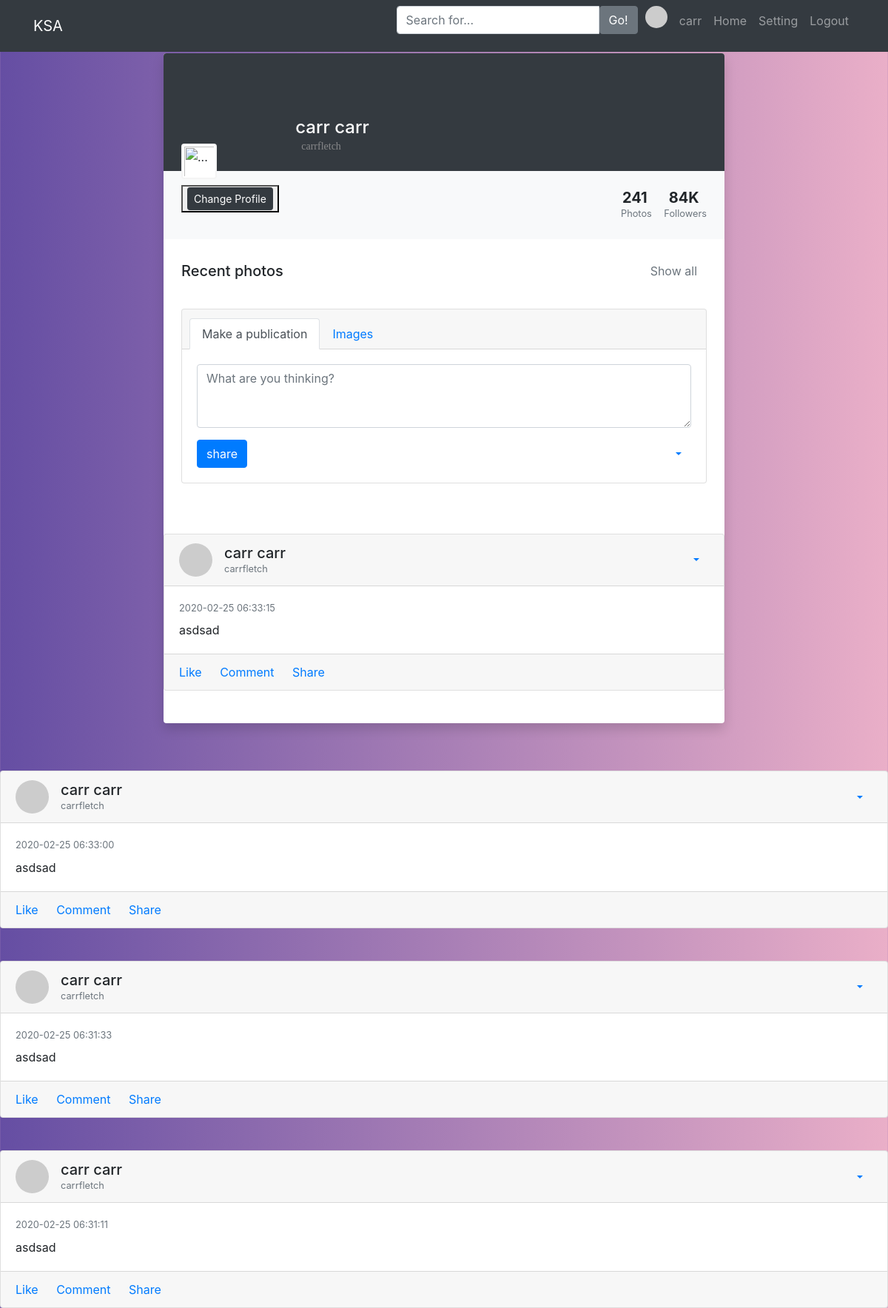
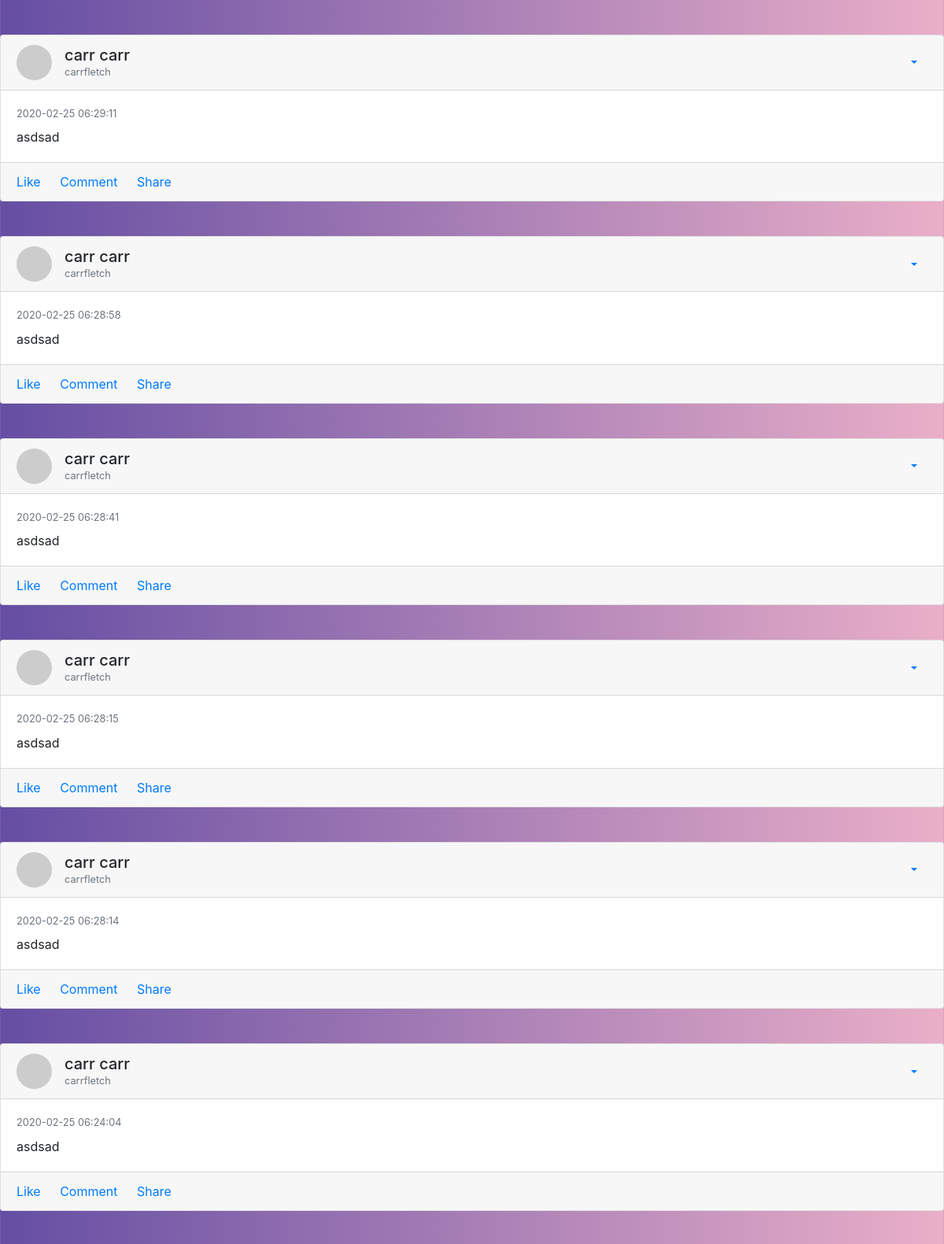
The app's page /userdashboard/profile.php (signed in, upper part) with its own data (2 pictures, top to bottom).
### tables this page shows
CREATE TABLE `users` (
  `id` int(11) NOT NULL,
  `firstname` varchar(255) NOT NULL,
  `lastname` varchar(255) NOT NULL,
  `email` varchar(255) NOT NULL,
  `username` varchar(255) NOT NULL,
  `password` varchar(255) NOT NULL
);

CREATE TABLE `posts` (
  `post_id` int(11) NOT NULL,
  `id` int(11) NOT NULL,
  `post_description` varchar(255) NOT NULL,
  `created` timestamp NOT NULL DEFAULT current_timestamp() ON UPDATE current_timestamp()
);

### userdashboard/profilesession.php (called while the page is built, shortened)
<?php
if (isset($_SESSION["id"])) {
    include "../dbconnection/connection.php";
    $id = $_SESSION["id"];
    $get_record = mysqli_query($conn , "SELECT * FROM users Where id='$id' ");
    $row = mysqli_fetch_assoc($get_record);
    $dbfirstname = $row['firstname'];
    $dblastname = $row['lastname'];
}else {
     header("Location:../index.php");
}

### userdashboard/profile.php (the view, shortened to what this page needs)
<?php
$post = $postErr = "";
?>
<!DOCTYPE html>
<html>
<head>
</head>
<?php
 include "../header/header.php";
 include "../navbar/navbar.php";
 ?>
<body class="profilebody">
    <div class="row py-5 px-4">
        <div class="col-xl-8 col-md-6 col-sm-10 mx-auto">
                    <form method="post">
                        <div class="bg-white shadow rounded overflow-hidden">
            <div class="px-4 pt-0 pb-4 bg-dark">
                <div class="media align-items-end profile-header">
                    <div class="profile mr-3"><img src="https://d19m59y37dris4.cloudfront.net/university/1-1-1/img/teacher-4.jpg" alt="..." width="130" class="rounded mb-2 img-thumbnail">
                        <div>
                            <button> <a href="#" class="btn btn-dark btn-sm btn-block">Change Profile</a></button>
                        </div>
                    </form>
                    </div>
                    <div class="media-body mb-5 text-white">
                        <h4 class="mt-0 mb-0"><?php echo $dbfirstname . " " . $dblastname ?></h4>
                        <p class="small mb-4"> <i class="fa fa-map-marker mr-2"></i><?php echo $row['username'] ?></p>
                    </div>
                </div>
            <div class="bg-light p-4 d-flex justify-content-end text-center">
                <ul class="list-inline mb-0">
                    <li class="list-inline-item">
                        <h5 class="font-weight-bold mb-0 d-block">241</h5><small class="text-muted"> <i class="fa fa-picture-o mr-1"></i>Photos</small>
                    </li>
                    <li class="list-inline-item">
                        <h5 class="font-weight-bold mb-0 d-block">84K</h5><small class="text-muted"> <i class="fa fa-user-circle-o mr-1"></i>Followers</small>
                    </li>
                </ul>
            </div>
            <div class="py-4 px-4">
                <div class="d-flex align-items-center justify-content-between mb-3">
                    <h5 class="mb-0">Recent photos</h5><a href="#" class="btn btn-link text-muted">Show all</a>
                </div>
                <div class="row">
                    <div class="col-lg-6 pl-lg-1"><img src="https://res.cloudinary.com/mhmd/image/upload/v1556294928/tim-foster-734470-unsplash_xqde00.jpg" alt="" class="img-fluid rounded shadow-sm"></div>
                </div>
                <form method="post">
                <div class="card gedf-card">
                    <div class="card-header">
                        <ul class="nav nav-tabs card-header-tabs" id="myTab" role="tablist">
                            <li class="nav-item">
                                <a class="nav-link active" id="posts-tab" data-toggle="tab" href="#posts" role="tab" aria-controls="posts" aria-selected="true">Make
                                    a publication</a>
                            </li>
                            <li class="nav-item">
                                <a class="nav-link" id="images-tab" data-toggle="tab" role="tab" aria-controls="images" aria-selected="false" href="#images">Images</a>
                            </li>
                        </ul>
                    </div>
                    <div class="card-body">
                        <div class="tab-content" id="myTabContent">
                            <div class="tab-pane fade show active" id="posts" role="tabpanel" aria-labelledby="posts-tab">
                                <div class="form-group">
                                    <label class="sr-only" for="message">post</label><textarea
                                    name="post" class="form-control" id="message" rows="3" placeholder="What are you thinking?"></textarea>
                                </div><span class="error"><?php echo $postErr; ?> </span>
                            </div>
                        </div>
                        <div class="btn-toolbar justify-content-between">
                            <div class="btn-group">
                                <button type="submit" name="btnshare" class="btn btn-primary">share</button>
                            </div>
                            <div class="btn-group">
                                <button id="btnGroupDrop1" type="button" class="btn btn-link dropdown-toggle" data-toggle="dropdown" aria-haspopup="true"
                                    aria-expanded="false">
                                </button>
                            </div>
                        </div>
                    </div>
                </div>
              </form>
                <?php
                include "../dbconnection/connection.php";
                $view_posts =mysqli_query($conn, "SELECT * FROM `posts` INNER JOIN users ON posts.id = users.id ORDER BY post_id DESC ");
                while ($row = mysqli_fetch_assoc($view_posts)) {
                  ?>
            </div>
                <div class="card gedf-card">
                    <div class="card-header">
                        <div class="d-flex justify-content-between align-items-center">
                            <div class="d-flex justify-content-between align-items-center">
                                <div class="mr-2">
                                    <img class="rounded-circle" width="45" src="https://picsum.photos/50/50" alt="">
                                </div>
                                <div class="ml-2">
                                    <div class="h5 m-0"><?php echo $row['firstname']. " " . $row['lastname'] ?></div>
                                    <div class="h7 text-muted"><?php echo $row['username'] ?></div>
                                </div>
                            </div>
                            <div>
                                <div class="dropdown">
                                    <button class="btn btn-link dropdown-toggle" type="button" id="gedf-drop1" data-toggle="dropdown" aria-haspopup="true" aria-expanded="false">
                                    </button>
                                </div>
                            </div>
                        </div>
                    </div>
                    <div class="card-body">
                        <div class="text-muted h7 mb-2"> <i class="fa fa-clock-o"></i><?php echo $row['created'];; ?></div>
                        <p class="card-text">
                            <?php echo $row['post_description'];?>
                        </p>
                    </div>
                    <div class="card-footer">
                        <a href="#" class="card-link"><i class="fa fa-gittip"></i> Like</a>
                        <a href="#" class="card-link"><i class="fa fa-comment"></i> Comment</a>
                        <a href="#" class="card-link"><i class="fa fa-mail-forward"></i> Share</a>
                    </div>
                </div>
                <?php
                    }
                ?>
</body>
</html>

### header/header.php (shortened to what this page needs)
<link rel="stylesheet" type="text/css" href="../css/style.css">
<link rel="stylesheet" href="https://stackpath.bootstrapcdn.com/bootstrap/4.3.1/css/bootstrap.min.css">

### navbar/navbar.php (shortened to what this page needs)
  <?php
  include "../userdashboard/profilesession.php";
  ?>
  <nav class="navbar navbar-expand-lg navbar-dark bg-dark fixed-top" id="mainNav">
  <div class="container">
    <a class="navbar-brand js-scroll-trigger"  href="#page-top">KSA</a>
    <div class="collapse navbar-collapse" id="navbarResponsive">
      <ul class="navbar-nav ml-auto">
        <li class="nav-item">
          <form method="GET" action="" class="input-group" style="padding-right: 10px">
            <input type="text" name="Search" class="form-control" placeholder="Search for..." >
            <span class="input-group-btn">
              <button type="submit" name="searchBtn" class="btn btn-secondary" type="button">Go!</button>
            </span>
          </form>
        </li>
        <div class="mr-2">
                                  <img class="rounded-circle" width="30" src="https://picsum.photos/50/50" alt="">
                              </div>
        <li class="nav-item">
          <a class="nav-link js-scroll-trigger" href="profile.php"><?php echo $dbfirstname ?></a>
        </li>
        <li>
        <a class="nav-link js-scroll-trigger"  href="home.php">Home</a>
        </li>
        <li>
        <a class="nav-link js-scroll-trigger"  href="loginsystem/login.php">Setting</a>
        </li>
        <a class="nav-link js-scroll-trigger"  href="logout.php">Logout</a>
      </ul>
    </div>
  </div>
</nav>

### css/style.css (style rules this page uses)
.profile-header { transform: translateY(5rem); }
.profilebody { background: #654ea3; background: -webkit-linear-gradient(to right, #654ea3, #eaafc8); background: linear-gradient(to right, #654ea3, #eaafc8); min-height: 100vh; }
.media { display: -ms-flexbox; display: flex; -ms-flex-align: start; align-items: flex-start; }
.d-flex { display: -ms-flexbox !important; display: flex !important; }
.media .mr-3 { margin-right: 1rem !important; }
.media img { width: 48px !important; height: 48px !important; padding: 2px; border: 2px solid #f4f4f4; }
.media-body { -ms-flex: 1; flex: 1; padding: .4rem !important; }
.media-body p { font-family: 'Rokkitt', serif; font-weight: 500 !important; font-size: 14px; color: #88898a; }
body { background-color: #eeeeee; }
.h7 { font-size: 0.8rem; }
@media (min-width: 992px) { .gedf-card { margin-bottom: 2.77rem; } }
.dropdown-toggle::after { content: none; display: none; }

### records on screen
users: firstname "carr", lastname "carr", username "carrfletch"
posts: users.firstname "carr", users.lastname "carr", users.username "carrfletch", created "2020-02-25 06:33:15", post_description "asdsad"
posts: users.firstname "carr", users.lastname "carr", users.username "carrfletch", created "2020-02-25 06:33:00", post_description "asdsad"
posts: users.firstname "carr", users.lastname "carr", users.username "carrfletch", created "2020-02-25 06:31:33", post_description "asdsad"
posts: users.firstname "carr", users.lastname "carr", users.username "carrfletch", created "2020-02-25 06:31:11", post_description "asdsad"
posts: users.firstname "carr", users.lastname "carr", users.username "carrfletch", created "2020-02-25 06:29:11", post_description "asdsad"
posts: users.firstname "carr", users.lastname "carr", users.username "carrfletch", created "2020-02-25 06:28:58", post_description "asdsad"
posts: users.firstname "carr", users.lastname "carr", users.username "carrfletch", created "2020-02-25 06:28:41", post_description "asdsad"
posts: users.firstname "carr", users.lastname "carr", users.username "carrfletch", created "2020-02-25 06:28:15", post_description "asdsad"
posts: users.firstname "carr", users.lastname "carr", users.username "carrfletch", created "2020-02-25 06:28:14", post_description "asdsad"
posts: users.firstname "carr", users.lastname "carr", users.username "carrfletch", created "2020-02-25 06:24:04", post_description "asdsad"
